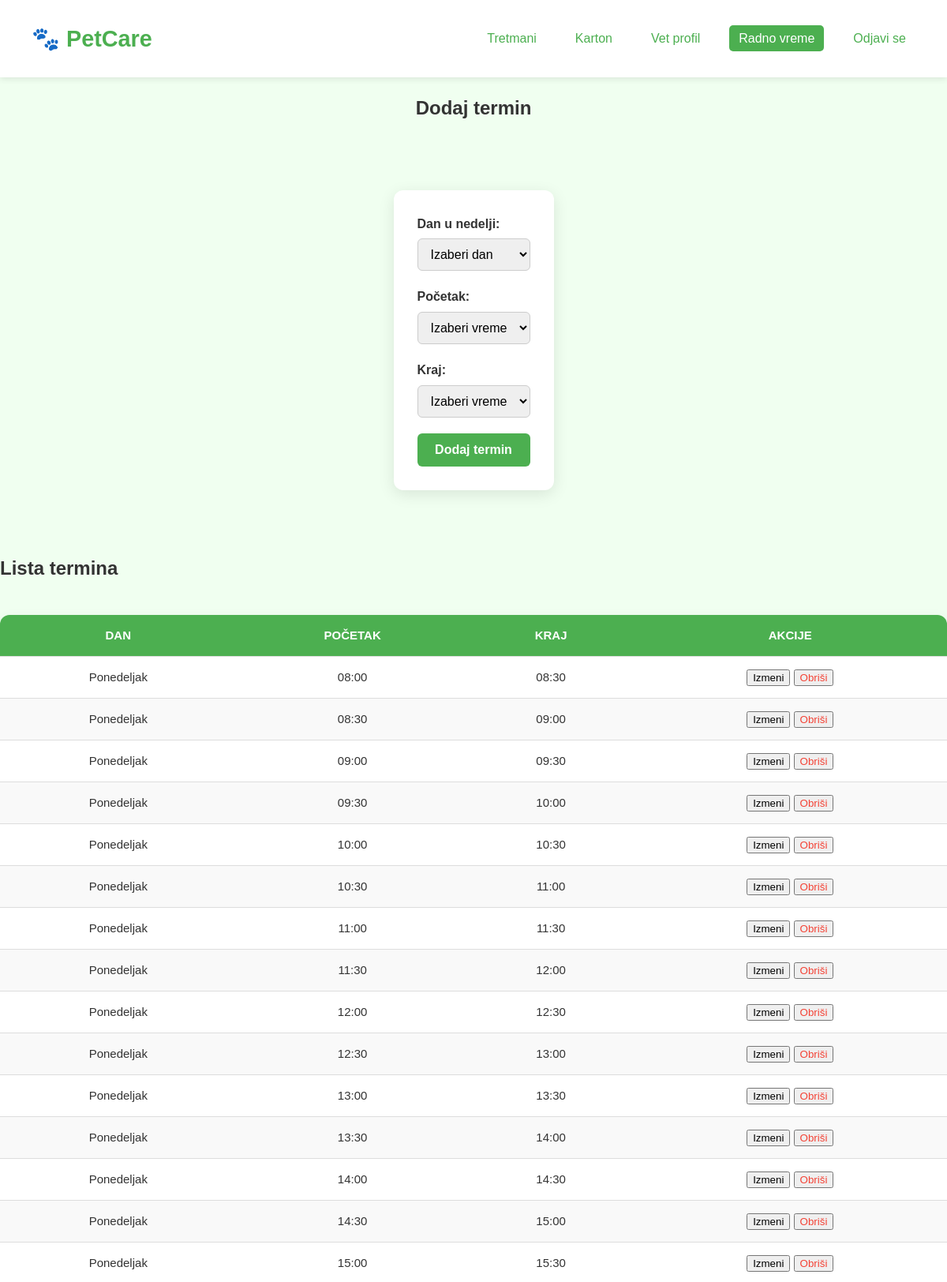
The app's page /vet_schedule.php (signed in, upper part) with its own data.
### tables this page shows
CREATE TABLE `veterinarian_schedule` (
  `id` int(10) UNSIGNED NOT NULL,
  `veterinarian_id` int(10) UNSIGNED NOT NULL,
  `day_of_week` enum('Ponedeljak','Utorak','Sreda','Cetvrtak','Petak','Subota','Nedelja') NOT NULL,
  `start_time` time NOT NULL,
  `end_time` time NOT NULL
);

### functions.php (called while the page is built, shortened)
<?php
function get_vet_schedule($pdo, $vetId) {
    $stmt = $pdo->prepare("SELECT DISTINCT day_of_week, start_time, end_time, id FROM veterinarian_schedule WHERE veterinarian_id = ? ORDER BY day_of_week, start_time");
    $stmt->execute([$vetId]);
    return $stmt->fetchAll(PDO::FETCH_ASSOC);
}

### vet_schedule.php (the view, shortened to what this page needs)
<?php
require_once 'functions.php';
$vetId = $_SESSION['vet_id'];
$schedule = get_vet_schedule($pdo, $vetId);
?>
<!DOCTYPE html>
<html lang="en">
<head>
    <link rel="stylesheet" href="css/css.css">
</head>
<body class="vet-schedule-page">
<header>
    <div class="logo">🐾 PetCare</div>
    <nav>
        <ul>
            <li><a href="vet_treatments_info.php">Tretmani</a></li>
            <li><a href="vet_electronic_card.php">Karton</a></li>
            <li><a href="vet_profile.php">Vet profil</a></li>
            <li><a href="vet_schedule.php" class="active">Radno vreme</a></li>
            <li><a href="logout.php">Odjavi se</a></li>
        </ul>
    </nav>
</header>
<h2 class="form-title">Dodaj termin</h2>
<form method="POST" action="vet_add_schedule.php" class="form-section vet-schedule-form">
    <div class="form-row vet-form-row">
        <div class="form-group vet-form-group">
            <label for="day_of_week" class="form-label vet-form-label">Dan u nedelji:</label>
            <select id="day_of_week" name="day_of_week" required class="form-input vet-form-input">
                <option value="" disabled selected>Izaberi dan</option>
            </select>
        </div>
        <div class="form-group vet-form-group">
            <label for="start_time" class="form-label vet-form-label">Početak:</label>
            <select id="start_time" name="start_time" required class="form-input vet-form-input">
                <option value="" disabled selected>Izaberi vreme</option>
            </select>
        </div>
        <div class="form-group vet-form-group">
            <label for="end_time" class="form-label vet-form-label">Kraj:</label>
            <select id="end_time" name="end_time" required class="form-input vet-form-input">
                <option value="" disabled selected>Izaberi vreme</option>
            </select>
        </div>
    </div>
    <button type="submit" name="add_schedule" class="cta-button vet-cta-button">Dodaj termin</button>
</form>
<h2>Lista termina</h2>
<table class="vet-table">
    <thead>
    <tr>
        <th>Dan</th>
        <th>Početak</th>
        <th>Kraj</th>
        <th>Akcije</th>
    </tr>
    </thead>
    <tbody>
    <?php foreach ($schedule as $row): ?>
        <tr>
            <td><?= htmlspecialchars($row['day_of_week']) ?></td>
            <td><?= substr($row['start_time'], 0, 5) ?></td>
            <td><?= substr($row['end_time'], 0, 5) ?></td>
            <td>
                <form method="POST" action="vet_schedule_edit.php" style="display:inline;">
                    <button type="submit" class="vet-btn-link">Izmeni</button>
                </form>
                <form method="POST" action="vet_schedule_delete.php" style="display:inline;" onsubmit="return confirm('Da li ste sigurni da želite da obrišete ovaj termin?');">
                    <button type="submit" class="vet-btn-link" style="color:#f44336;">Obriši</button>
                </form>
            </td>
        </tr>
    <?php endforeach; ?>
    </tbody>
</table>
</body>
</html>

### css/css.css (style rules this page uses)
html, body { height: 100%; margin: 0; padding: 0; box-sizing: border-box; font-family: 'Segoe UI', sans-serif; }
body { display: flex; flex-direction: column; min-height: 100vh; background-color: #eaffea; color: #333; line-height: 1.6; }
a { text-decoration: none; color: #4caf50; }
header { background-color: #ffffff; padding: 20px 40px; display: flex; justify-content: space-between; align-items: center; box-shadow: 0 2px 8px rgba(0,0,0,0.1); position: sticky; top: 0; z-index: 999; }
.logo { font-size: 1.8rem; font-weight: bold; color: #4caf50; }
nav ul { list-style: none; display: flex; gap: 25px; }
nav ul li a { padding: 8px 12px; border-radius: 5px; transition: background 0.3s ease; }
nav ul li a:hover, nav ul li a.active { background-color: #4caf50; color: white; }
.cta-button { display: inline-block; padding: 12px 25px; background-color: #4caf50; color: white; border-radius: 6px; font-weight: bold; transition: background 0.3s; }
.form-section { max-width: 400px; margin: 60px auto; padding: 30px; background-color: white; border-radius: 12px; box-shadow: 0 5px 20px rgba(0, 0, 0, 0.1); }
.form-title { font-size: 24px; margin-bottom: 25px; color: #333; text-align: center; }
.form-group { margin-bottom: 20px; }
.form-label { display: block; font-weight: 600; margin-bottom: 6px; }
.form-input { width: 100%; padding: 10px 12px; font-size: 16px; border: 1px solid #ccc; border-radius: 6px; box-sizing: border-box; }
.cta-button { width: 100%; padding: 12px; font-size: 16px; background-color: #4caf50; color: white; border: none; border-radius: 6px; cursor: pointer; transition: background-color 0.3s ease; }
body { margin: 0; padding: 0; font-family: sans-serif; background: #f0fff0; }
table { width: 100%; border-collapse: collapse; border-radius: 12px; overflow: hidden; box-shadow: 0 5px 15px rgba(0, 0, 0, 0.08); background-color: white; margin-top: 20px; }
table th, table td { padding: 14px 18px; text-align: center; border-bottom: 1px solid #ddd; font-size: 15px; }
table th { background-color: #4caf50; color: white; font-weight: 600; text-transform: uppercase; }
table tr:nth-child(even) { background-color: #f9f9f9; }

### records on screen
veterinarian_schedule: day_of_week "Ponedeljak", start_time "08:00", end_time "08:30"
veterinarian_schedule: day_of_week "Ponedeljak", start_time "08:30", end_time "09:00"
veterinarian_schedule: day_of_week "Ponedeljak", start_time "09:00", end_time "09:30"
veterinarian_schedule: day_of_week "Ponedeljak", start_time "09:30", end_time "10:00"
veterinarian_schedule: day_of_week "Ponedeljak", start_time "10:00", end_time "10:30"
veterinarian_schedule: day_of_week "Ponedeljak", start_time "10:30", end_time "11:00"
veterinarian_schedule: day_of_week "Ponedeljak", start_time "11:00", end_time "11:30"
veterinarian_schedule: day_of_week "Ponedeljak", start_time "11:30", end_time "12:00"
veterinarian_schedule: day_of_week "Ponedeljak", start_time "12:00", end_time "12:30"
veterinarian_schedule: day_of_week "Ponedeljak", start_time "12:30", end_time "13:00"
veterinarian_schedule: day_of_week "Ponedeljak", start_time "13:00", end_time "13:30"
veterinarian_schedule: day_of_week "Ponedeljak", start_time "13:30", end_time "14:00"
veterinarian_schedule: day_of_week "Ponedeljak", start_time "14:00", end_time "14:30"
veterinarian_schedule: day_of_week "Ponedeljak", start_time "14:30", end_time "15:00"
veterinarian_schedule: day_of_week "Ponedeljak", start_time "15:00", end_time "15:30"
